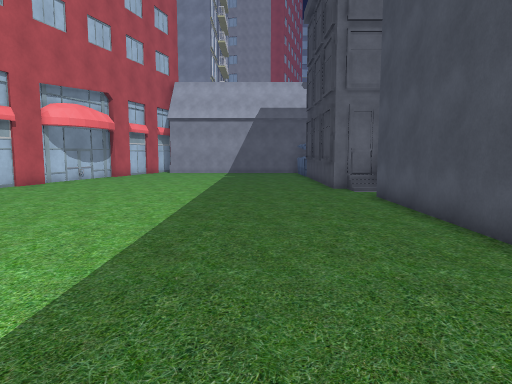
View 1 (above)

17 first-person views from a walk through a 3-D level made in the Unity game engine. The camera is 1.4 m above the floor, tilts 6° down and sees 70° across. The floor is counted in squares, 1 m on a side. Each view is taken from the middle of a square. On the plan, view 1 faces up. The plan holds only what a view shows up to about 16 squares ahead; the rest is blank. The place goes on beyond the plan. The player is left out. Some surface patterns are stand-ins.

View 2
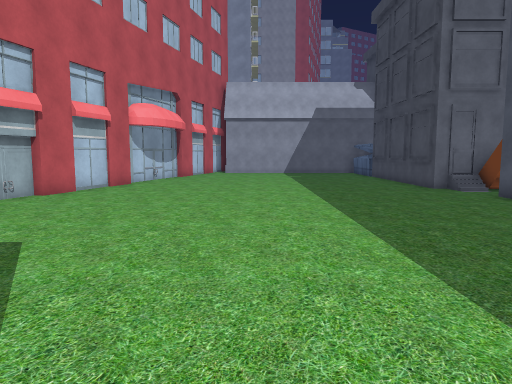

View 3
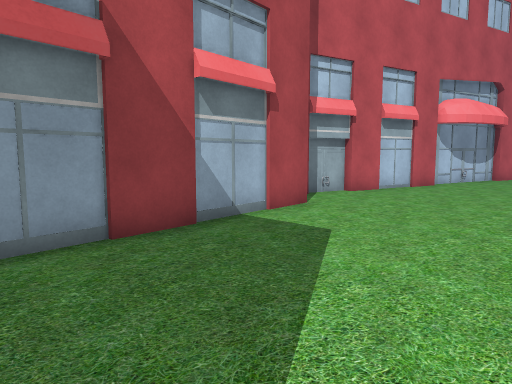

View 4
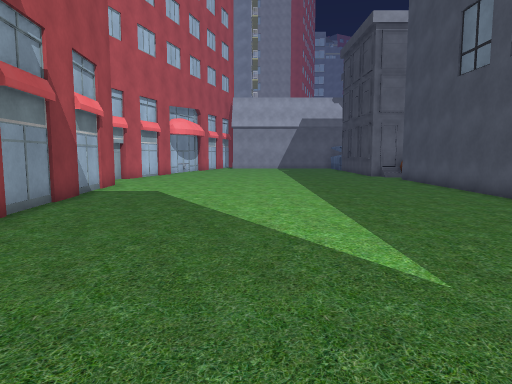

View 5
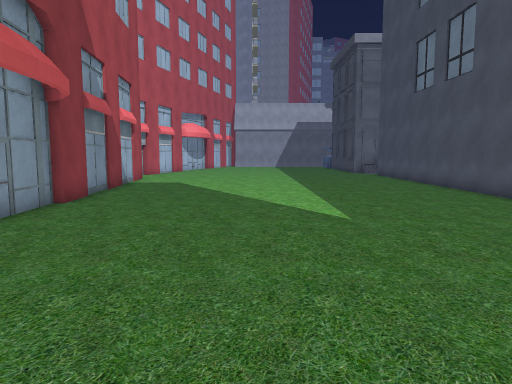

View 6
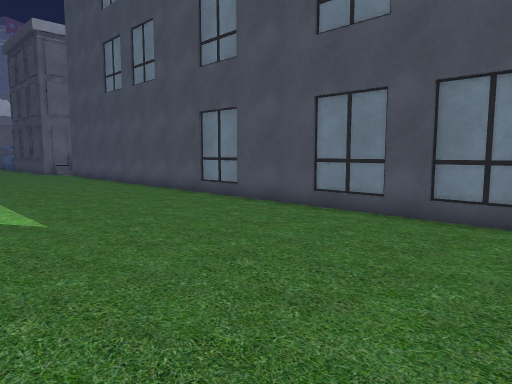

View 7
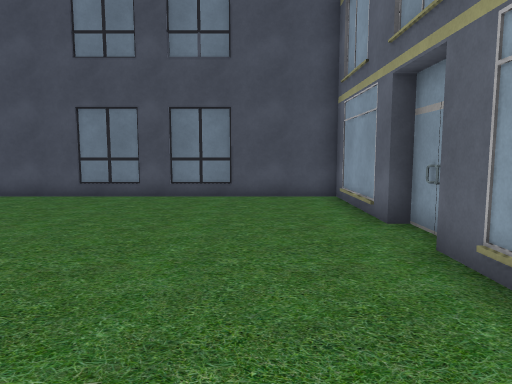

View 8
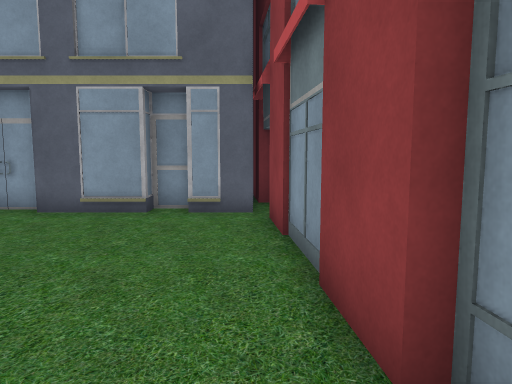

View 9
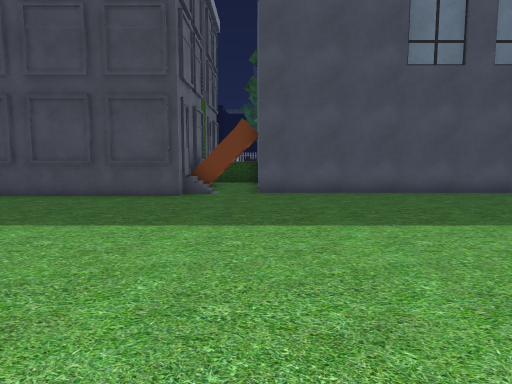

View 10
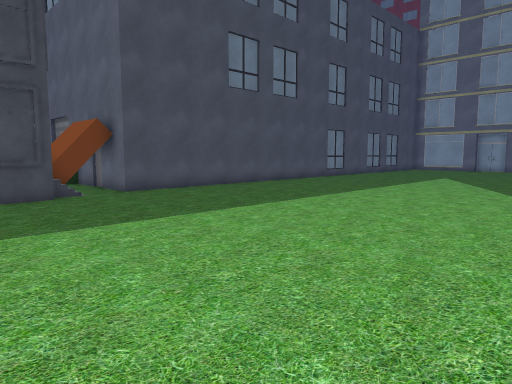

View 11
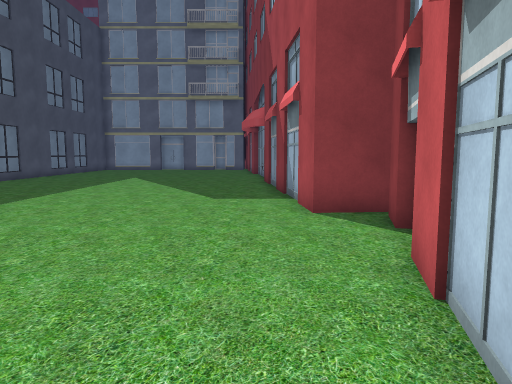

View 12
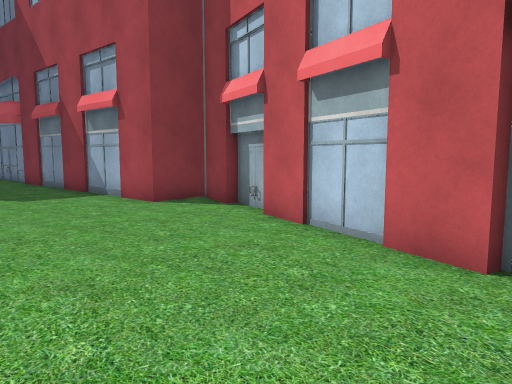

View 13
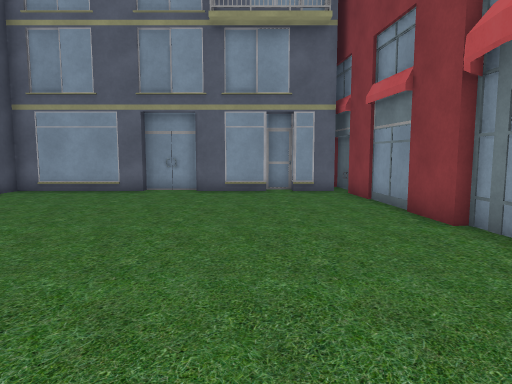

View 14
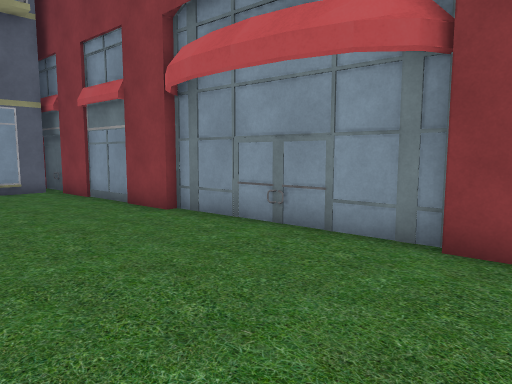

View 15
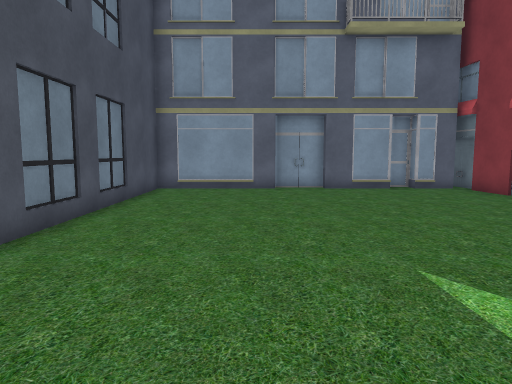

View 16
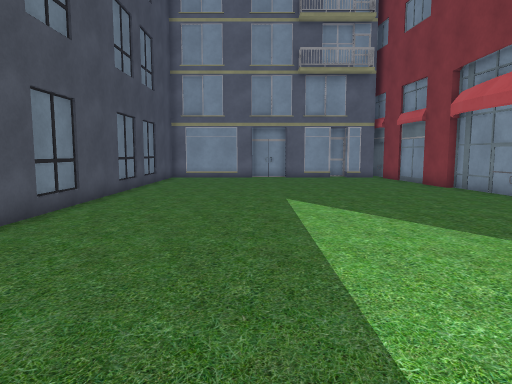

View 17
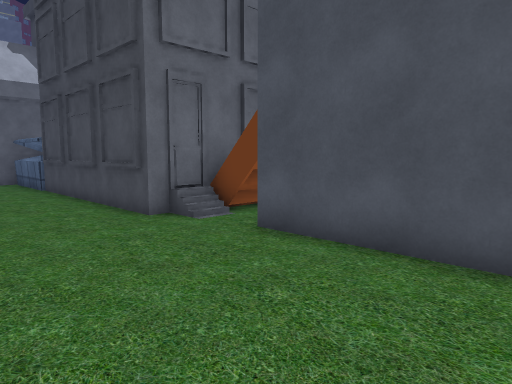

### Floor plan
Key: @ floor where view 1 was taken; # wall or solid block; . floor; O other object.
Columns run from 12 left of view 1 to 7 right of it. Each row starts with its distance up from view 1.
 18   O.....   ....O
 17   #............#
 16  ##............O
 15  #O............####
 14  #..............OOOO
 13  #...............OOO
 12 ##..............####
 11 #...............#
 10 #...............#
  9 #...............#
  8 ###.............#
  7   #.............#
  6   #.............#
  5   #.............#
  4   #.............#
  3   #.............#
  2   #.............#
  1   #.............#
  0   #.........@...#
 -1   #O............#
 -2   #.............#
 -3   #.............#
 -4   #.............#
 -5   #O............#
 -6   #O............#
 -7    O............#
 -8    #............#
 -9    #............#
-10    #............#
-11    #............#
-12    #............#
-13    ##...........#
-14     #...........#
-15     #############

Positions as (right, up) in squares from view 1, and headings:
1: (0, 0), facing up
2: (-4, 0), facing up
3: (-4, 0), facing up-left
4: (-4, -8), facing up
5: (-4, -12), facing up
6: (-4, -12), facing up-right
7: (-8, -12), facing right
8: (-8, -6), facing down
9: (-9, 12), facing right
10: (-9, 18), facing down-right
11: (-9, 17), facing down
12: (-5, 18), facing down-left
13: (-5, -1), facing down
14: (-4, 0), facing down-left
15: (0, 0), facing down
16: (-1, 7), facing down
17: (-1, 7), facing up-right
